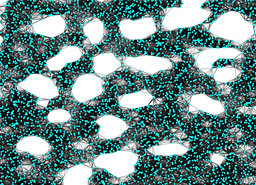
#> input picture Voidfinding/Figures/croppedIMG.png, 256 x 185 px, shrunk from 885 x 641 before the run
$ python imageProcesing1.py
#> lines starting #> are read from the running program, lines starting #| are printed output that depends on the picture; after the words box and inside, x2 and y2 are one past the last pixel; in counts of white or black regions, pixels touching at a corner belong together
import cv2
import numpy as np
from random import randint


img_file = 'Figures/croppedIMG.png'
threshold = 10000

img = cv2.imread(img_file, cv2.IMREAD_COLOR)           # rgb
#> img is the input picture: shape (185, 256, 3); mean B, G, R 138.7, 138.8, 105.8
alpha_img = cv2.imread(img_file, cv2.IMREAD_UNCHANGED) # rgba
gray_img = cv2.imread(img_file, cv2.IMREAD_GRAYSCALE)  # grayscale
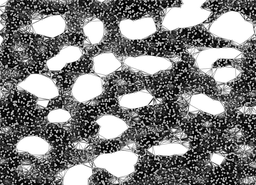
#> gray_img: shape (185, 256); min 0, max 255, mean 128.6


print(type(img))
#| <class 'numpy.ndarray'>
print('RGB shape: ', img.shape)     # Rows, cols, channels
#| RGB shape:  (185, 256, 3)
print('ARGB shape:', alpha_img.shape)
#| ARGB shape: (185, 256, 4)
print('Gray shape:', gray_img.shape)
#| Gray shape: (185, 256)
print('img.dtype: ', img.dtype)
#| img.dtype:  uint8
print('img.size: ', img.size)
#| img.size:  142080

def isWhite(color):
    return color[0] == 255 and color[1] == 255 and color[2] == 255

def paint(img,points,color):
    for p in points:
        img[p] = color

def colorize(img, i, j):
    if i<0 or j<0 or i>=img.shape[0] or j>=img.shape[1]:
        return
    if not isWhite(img[i,j]):
        return
    toCheck = []
    voidPoints = []
    toCheck.append((i,j))
    r = randint(0, 255)
    g = randint(0, 255)
    b = randint(0, 255)
    while len(toCheck) > 0:
        p = toCheck.pop()
        voidPoints.append(p)
        img[p[0], p[1]] = (0, 0, 0)
        if (p[0] + 1 < img.shape[0]) and (isWhite(img[p[0]+1,p[1]])):
            toCheck.append((p[0]+1,p[1]))
        if (p[0] - 1 >= 0) and (isWhite(img[p[0] - 1, p[1]])):
            toCheck.append((p[0]-1,p[1]))
        if (p[1] + 1 < img.shape[1]-1) and (isWhite(img[p[0], p[1] +1])):
            toCheck.append((p[0],p[1]+1))
        if (p[1] - 1 >= 0) and (isWhite(img[p[0], p[1] - 1])):
            toCheck.append((p[0],p[1]-1))
    if len(voidPoints) >= threshold:
        paint(img,voidPoints,(r,g,b))


for i in range(0,img.shape[0]):
    for j in range(0,img.shape[1]):
        print(i,j)
        colorize(img,i,j)
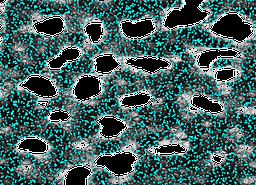
#> img: shape (185, 256, 3); 17.53% of pixels changed, all inside (x1, y1, x2, y2) = (0, 0, 256, 185)

cv2.imwrite("Figures/ChangingTest3.png", img)
